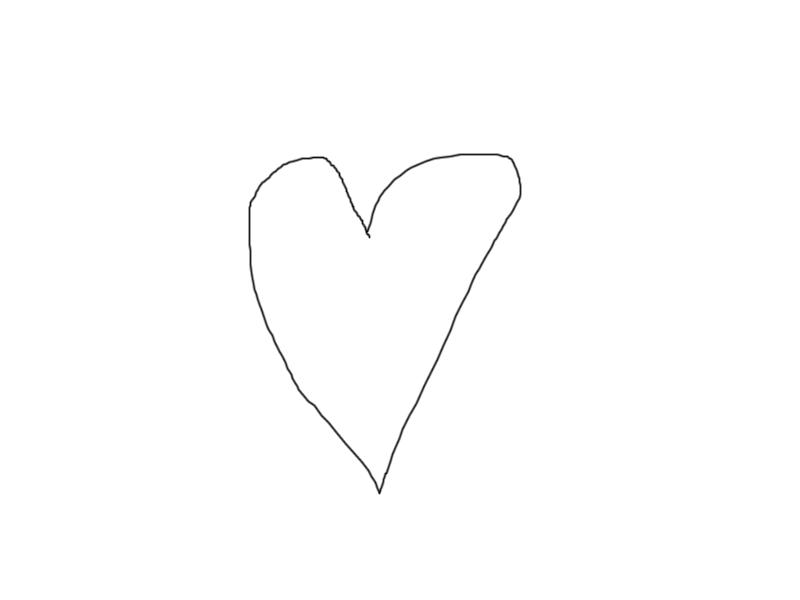
%> input picture Hartje.png, 800 x 600 px
$ octave --eval "result = ruisVerwijderen('Hartje.png');"   (GNU Octave 9; MATLAB toolbox functions it lacks are replaced by stand-ins)
%> lines starting %> are read from the running program, lines starting %| are printed output that depends on the picture; in (x1, y1, x2, y2) boxes, pixels count from 0 and x2, y2 are one past the last pixel; in counts of white or black regions, pixels touching at a corner belong together; the program's own positions count from 1
function [croppedImage, newMask] = ruisVerwijderen (filename)
%> called with filename = 'Hartje.png'
    Im = imread(filename);
%> Im: size 600x800 uint8; min 0, max 241, mean 240
    Im(end-70:end-30,30:330,:) = 255;
%> Im: size 600x800 uint8; min 0, max 255, mean 240.4
    %Im(end-70:end-30,30:330,2) = 255;
    %Im(end-70:end-30,30:330,3) = 255; % watermark verwijderen
    %imshow(Im);
    gray = rgb2gray(Im);
    %imshow(gray);
    mask = gray > 200;
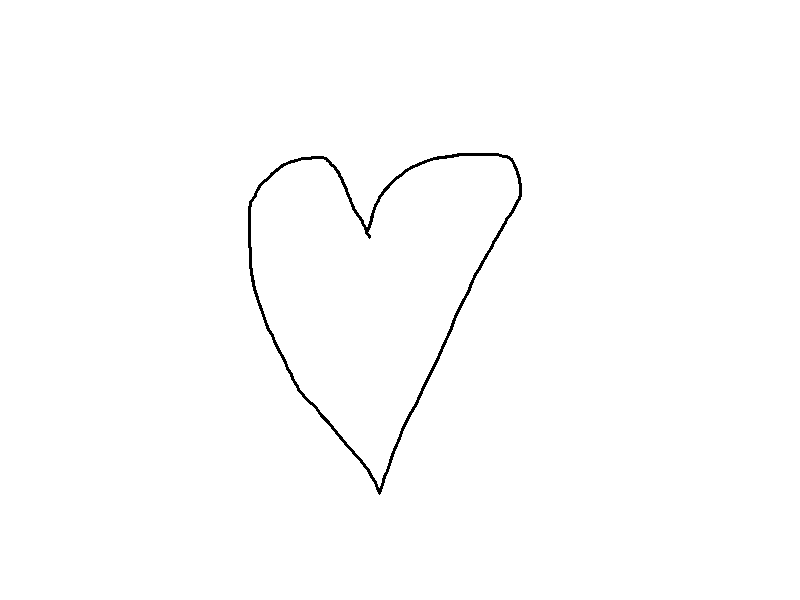
%> mask: size 600x800 logical; 99.3% white; 1 black region, box (x1, y1, x2, y2) and area: (248, 153, 522, 495) 3229
    gray(mask) = 0;
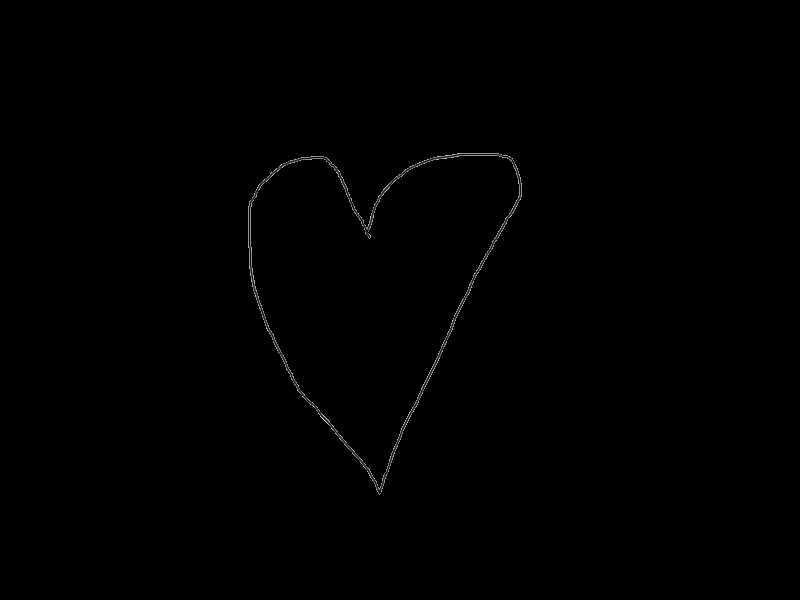
%> gray: size 600x800 uint8; min 0, max 200, mean 0.7
    gray(~mask) = 255;
    % [5 lines of commented-out code are left out]
    se = strel('disk',4);
    fillHoles = imclose(gray,se);
%> fillHoles: size 600x800 uint8; 0.68% white; 1 white region, box (x1, y1, x2, y2) and area: (248, 153, 522, 495) 3277
    fillHoles = ~bwareaopen(~fillHoles, 1500); %holtes opvullen
    % [4 lines of commented-out code are left out]
    newMask = bwareaopen(fillHoles, 1500); % holtes verwijderen
    %imshow(beter)
    %figure

    r = Im(:,:,1);
%> (the run ends here)
